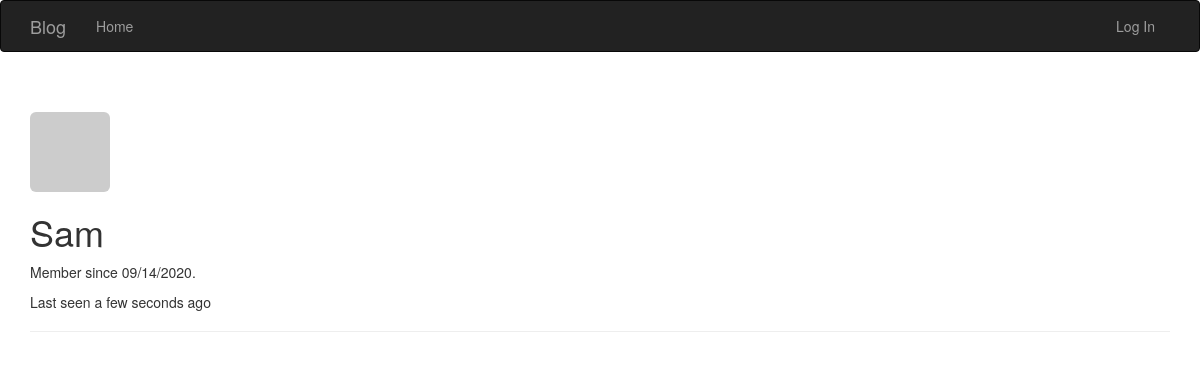
The app's page /user/Sam with its own data.
### app/models.py (models this page shows, shortened)
class User(UserMixin, db.Model):
    __tablename__='users'
    id = db.Column(db.Integer, primary_key=True)
    email = db.Column(db.String(64), unique=True)
    name = db.Column(db.String(64))
    username = db.Column(db.String(64), unique=True, index=True)
    password_hash = db.Column(db.String(128))
    role_id = db.Column(db.Integer, db.ForeignKey('roles.id'))
    location = db.Column(db.String(64))
    bio = db.Column(db.Text())
    member_since = db.Column(db.DateTime(), default = datetime.utcnow)
    last_seen = db.Column(db.DateTime(), default = datetime.utcnow)
    @property
    def password(self):
        raise AttributeError('password is not readable')
    def gravatar(self, size=100, default='identicon', rating='g'):
        url = 'http://secure.gravatar.com/avatar'
        hash = hashlib.md5(self.email.lower().encode('utf-8')).hexdigest()
        return '{url}/{hash}?s={size}&d={default}&r={rating}'.format(url=url, hash=hash, size=size, default=default, rating=rating)

### app/main/views.py (the view)
@main.route('/user/<username>')
def user(username):
    user = User.query.filter_by(username = username).first_or_404()
    return render_template('user.html', user=user)

### app/auth/views.py (called while the page is built)
@auth.before_app_request
def before_request():
    if current_user.is_authenticated:
        current_user.ping()

### app/main/__init__.py (called while the page is built)
@main.app_context_processor
def inject_permission():
    return dict(Permission = Permission)

### app/templates/user.html (shortened to what this page needs)
{% extends "base.html" %}
{% block page_content%}
<div class="page-header">
    <img class="img-rounded profile-thumbnail" src="{{ user.gravatar() }}">
    <div class="profile-header">
        <h1>{{user.username}}</h1>
        <p>
            Member since {{moment(user.member_since).format('L')}}.
            <p>Last seen {{moment(user.last_seen).fromNow()}}</p>
        </p>
    </div>
</div>
{% endblock %}

### records on screen
User: username "Sam", member_since "09/14/2020", last_seen "a few seconds ago"
